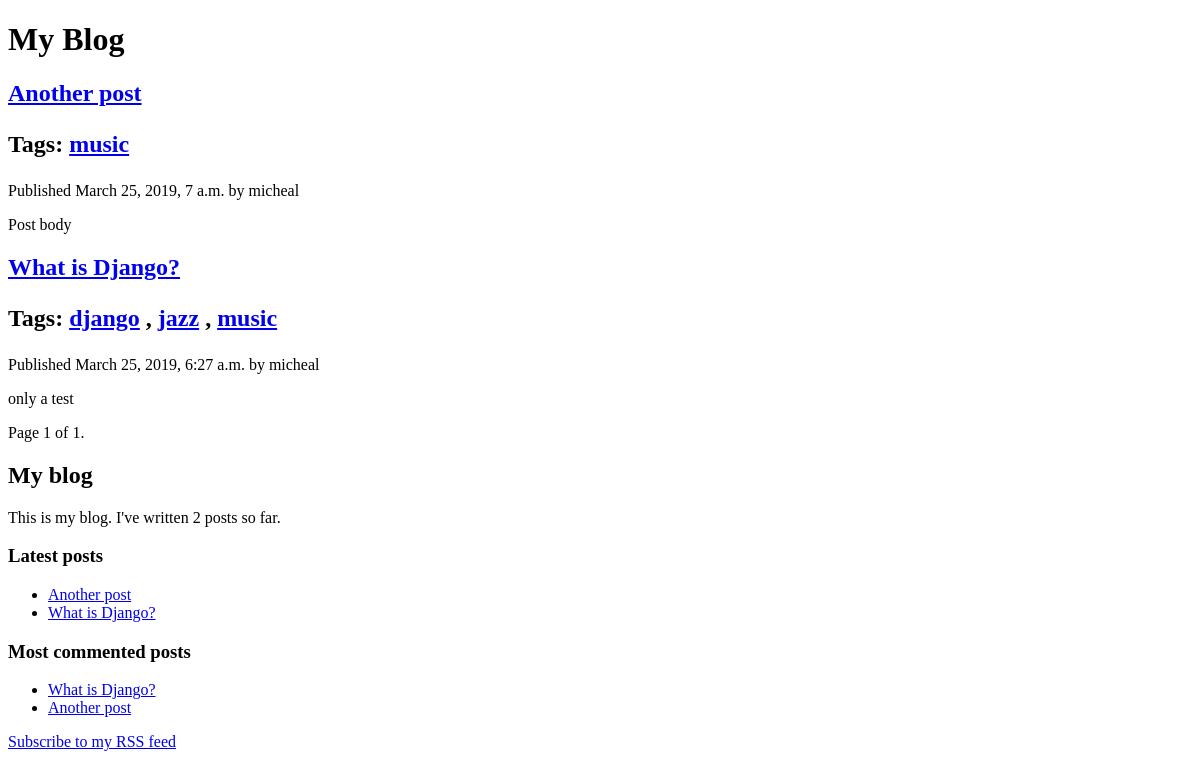
/blog/, run on an earlier commit of the app's database.
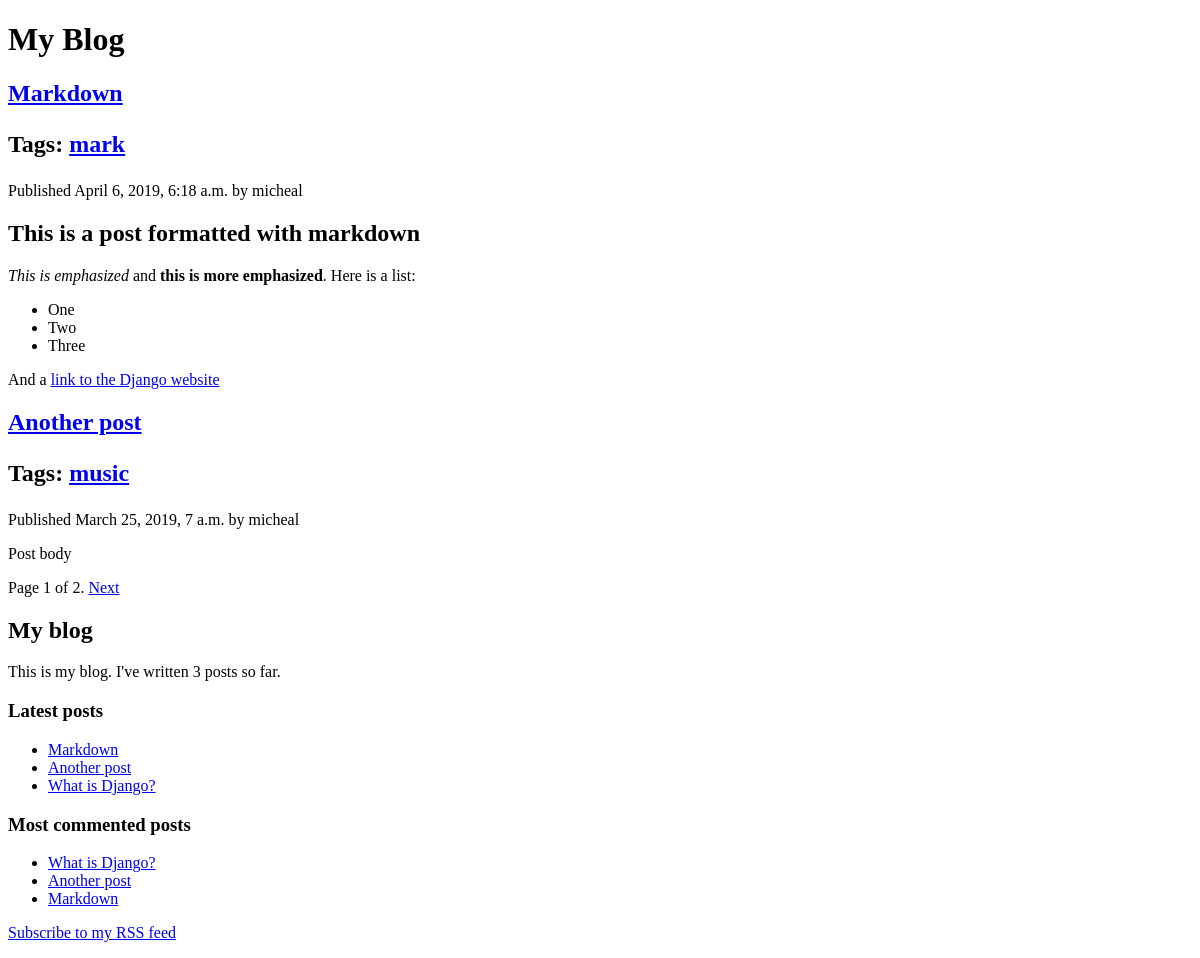
And on a later commit of the database.
### blog/models.py (models this page shows, shortened)
class Post(models.Model):
    objects = models.Manager()  # 默认的管理器
    published = PublishedManager()  # 自定义管理器
    tags = TaggableManager()    # django-taggit 标签模板
    STATUS_CHOICES = (('draft', 'Draft'), ('published', 'Published'))
    title = models.CharField(max_length=250)
    slug = models.SlugField(max_length=250, unique_for_date='publish')
    author = models.ForeignKey(User, on_delete=models.CASCADE, related_name='blog_posts')
    body = models.TextField()
    publish = models.DateTimeField(default=timezone.now())
    created = models.DateTimeField(auto_now_add=True)
    updated = models.DateTimeField(auto_now=True)
    status = models.CharField(max_length=10, choices=STATUS_CHOICES, default='draft')
    def get_absolute_url(self):
        return reverse('blog:post_detail',args=[self.publish.year, self.publish.month, self.publish.day, self.slug])
    class Meta:
        ordering = ('-publish',)

### blog/views.py (the view)
# urls.py: path('', views.post_list, name='post_list'),
def post_list(request,tag_slug=None):
    object_list = Post.published.all()
    tag = None
    if tag_slug:
        tag = get_object_or_404(Tag, slug=tag_slug)
        object_list = object_list.filter(tags__in=[tag])
    paginator = Paginator(object_list,2) # 每页显示三篇文章
    page = request.GET.get('page') # django自带分页参数
    try:
        posts = paginator.page(page)
    except PageNotAnInteger:
        posts  = paginator.page(1)
    except EmptyPage:
        posts = paginator.page(paginator.num_pages)
    return render(request,'blog/post/list.html',{'page':page,'posts':posts,'tag':tag})

### blog/models.py (called while the page is built)
    def get_queryset(self):
        return super(PublishedManager, self).get_queryset().filter(status='published')

### blog/templatetags/blog_tags.py (called while the page is built)
@register.simple_tag
def total_posts():
    return Post.published.count()

@register.inclusion_tag('blog/post/latest_posts.html')
def show_latest_posts(count=5):
    latest_posts = Post.published.order_by('-publish')[:count]
    return {'latest_posts': latest_posts}

@register.simple_tag
def get_most_comment_posts(count=5):
    return Post.published.annotate(total_comments=Count('comments')).\
        order_by('-total_comments')[:count]

@register.filter(name='markdown')
def markdown_fomat(text):
    return mark_safe(markdown.markdown(text))

### blog/templates/blog/post/list.html (shortened to what this page needs)
{% extends "blog/base.html" %}
{% load blog_tags %}
{% block content %}
    <h1>My Blog</h1>
    {% for post in posts %}
        <h2>
            <a href="{{ post.get_absolute_url }}">
                {{ post.title }}
            </a>
            <p class="tags">Tags:
                {% for tag in post.tags.all %}
                <a href="{% url 'blog:post_list_by_tag' tag.slug %}">{{tag.name}}</a>
                {% if not forloop.last %}, {% endif %}
                {% endfor %}
            </p>
        </h2>
        <p class="date">
        Published {{ post.publish }} by {{ post.author }}
        </p>
        {{ post.body|markdown|truncatewords_html:30 }}
    {% endfor %}
    {% include 'paginator.html' with page=posts %}
{% endblock %}

### blog/templates/blog/base.html (shortened to what this page needs)
{% load static %}
{% load blog_tags %}
<!DOCTYPE html>
<html lang="en">
<head>
</head>
<body>
    <div id="content">
        {% block content %}
        {% endblock %}
    </div>
    <div id="sidebar">
        <h2>My blog</h2>
        <p>This is my blog. I've written {% total_posts %} posts so far.</p>
        <h3>Latest posts</h3>
        {% show_latest_posts 3 %}
        <h3>Most commented posts</h3>
        {% get_most_comment_posts as most_commented_posts %}
        <ul>
            {% for post in most_commented_posts %}
                <li>
                    <a href="{{ post.get_absolute_url }}">{{ post.title }}</a>
                </li>
            {% endfor %}
        </ul>
        <p><a href='{% url "blog:post_feed" %}'>Subscribe to my RSS feed</a></p>
    </div>
</body>
</html>

### blog/templates/paginator.html (shortened to what this page needs)
<div    class="paginator">
    <span class="step-links">
        <span class="current">
            Page {{page.number}} of {{page.paginator.num_pages}}.
        </span>
        {% if page.has_next %}
            <a href="?page={{page.next_page_number}}">
                Next
            </a>
        {% endif %}
    </span>
</div>

### blog/templates/blog/post/latest_posts.html
<ul>
    {% for post in latest_posts %}
    <li>
        <a href="{{ post.get_absolute_url }}">{{ post.title }}</a>
    </li>
    {% endfor %}
</ul>

What changed in the data, as far as the page shows it:
no longer on one of the page's lists (row unchanged): Post: title "What is Django?", publish "March 25, 2019, 6:27 a.m.", author "micheal", body "only a test"
added Post: title "Markdown", publish "April 6, 2019, 6:18 a.m.", author "micheal", body "This is a post formatted with markdown This is emphasized and this is more emphasized . Here is a list: One Two Three And a link to the Django website"
added Tag: name "mark", shown under "Markdown"
computed for Post "What is Django?": loses Tag (name "django"); loses Tag (name "jazz"); loses Tag (name "music")
Also different on the page:
{{ page.paginator.num_pages }}: "1" → "2"
text no longer shown: "2"
text now shown: "Next 3"
